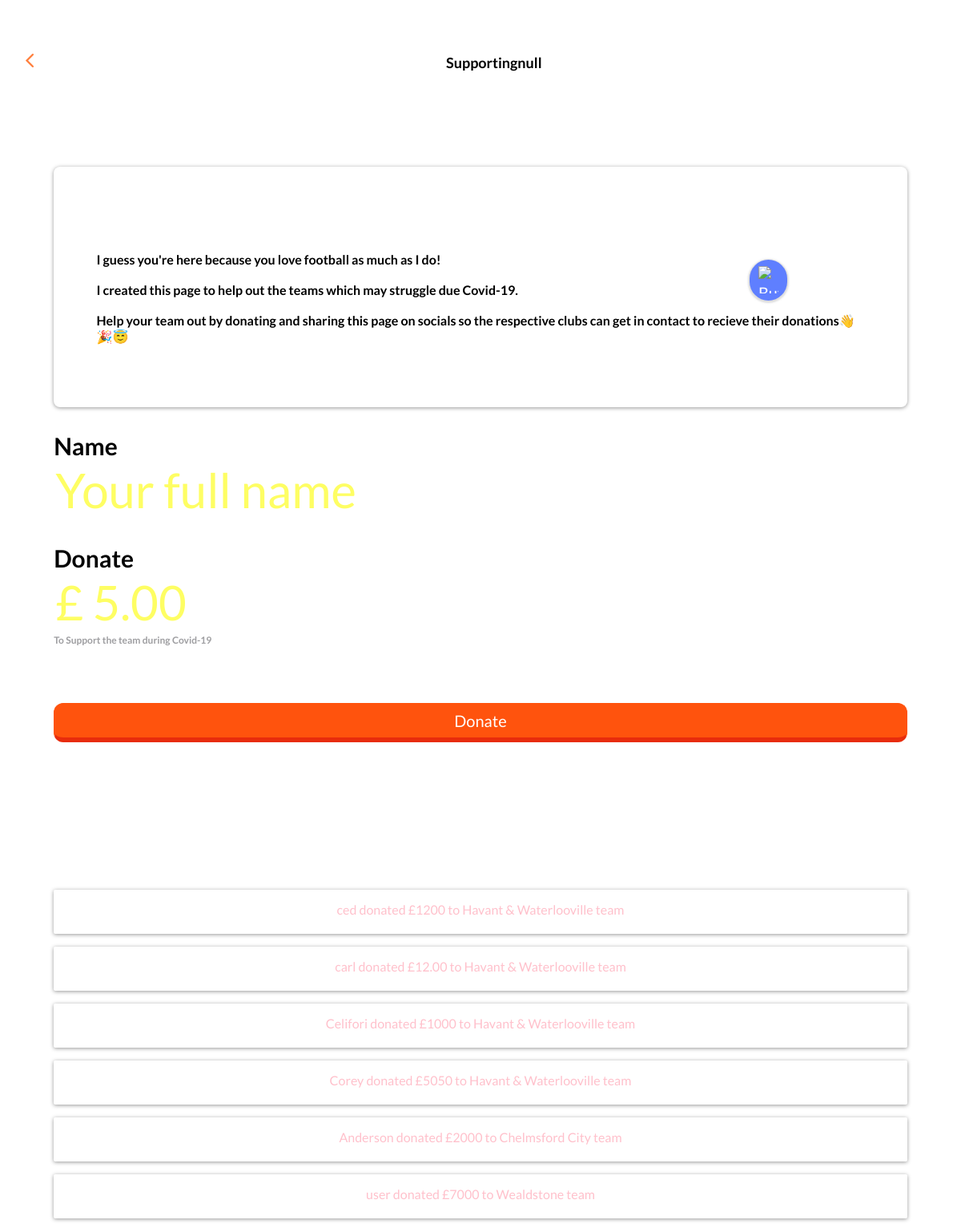
/payments/support/, run on the app's committed database.
### posts/models.py (models this page shows, shortened)
class Posts(models.Model):
    name = models.CharField(max_length=100, default="user")
    value = models.CharField(max_length=100)
    team = models.ForeignKey(Club, on_delete=models.CASCADE, default='SOME STRING')
    class Meta :
        app_label = "posts"

### data/models.py (models this page shows, shortened)
class Club(models.Model):
    team = models.CharField(max_length=120)
    league = models.CharField(max_length=120)
    class Meta:
        app_label = 'data'

### payments/views.py (the view)
# urls.py: path('support/',StripeView.as_view(), name="stripe"),
class StripeView(ListView):
    template_name ="payments/prestripe.html"
    model = Posts
    context_object_name = 'posts'
    def get_queryset(self):
        return Posts.objects.all().order_by('-id')
    def get_context_data(self, **kwargs): #**kwargs is basically a dictionary of any key and value pairs
        context = super().get_context_data(**kwargs) #super() gets the context from the parent class ie StipeViews
        context['key'] = os.environ.get("STRIPE_PUBLISHABLE") #if context contains 'key' in dictionary somwhere set the value to that publishable key
        return context #returns the value for 'key' IN THE TEMPLATE in {{key}}
    @method_decorator(csrf_exempt)
    def dispatch(self, request, *args, **kwargs):
        return super(StripeView, self).dispatch(request, *args, **kwargs)

### payments/templates/payments/prestripe.html (shortened to what this page needs)
{% load static %}
<!DOCTYPE html>
<html>
<head>
    <link rel="stylesheet" type="text/css" href="{% static 'Newkit/style.css' %}" />
</head>
<body onload="getTextContent(window.localStorage.getItem('team_name'));">
    <div style="padding-top:5%;width:100%;">
        <div onclick="location.href='/newkits'" id="arrow_prev">
            <div id="group_82">
                <img id="path_82" src="{% static 'Newkit/Pictures/back-arrow.png' %}">
            </div>
        </div>
        <div style="text-align:center">
            <h1 id="page_title">  </h1>
        </div>
        <a class="bmc-button" target="_blank" href="https://www.buymeacoffee.com/kwWPSZY"><img src="https://cdn.buymeacoffee.com/buttons/bmc-new-btn-logo.svg" alt="Buy me a coffee"></a>
    </div>
    <div id="info-card">
        <h3>
            I guess you're here because you love football as much as I do! </br></br>
            I created this page to help out the teams which may struggle due Covid-19.</br></br>
            Help your team out by donating and sharing this page on socials so the respective clubs can get in contact to recieve their donations&#128075;&#x1F389&#128519;
        </h3>
    </div>
    <div>
        <form id="x" method="POST">
            <h3 id="donate">
                Name
            </h3>
            <input type="text" id="name_input" style="width:90%;" placeholder="Your full name">
            <h3 id="donate">
                Donate
            </h3>
            <input type="text" id="payment_input" style="width:90%;" placeholder="&pound; 5.00"><br /><br />
            <h3 style="font-size:12px;color:#9E9EA1;margin-top:-15px;padding-top:0px;">
                To Support the team during Covid-19
            </h3>
            <button id="submit_value" onclick="showerz();" type="submit">Donate</button>
        </form>
        <div id="posts">
            {% for post in posts %}
            <p id="the-post">{{ post.name }} donated &pound;{{ post.value }} to {{ post.team.team }} team</p>
            {% endfor %}
        </div>
</body>
</html>

### static/Newkit/style.css (style rules this page uses)
::placeholder { content:"joo"; }
h1 { font-family:"Lato"; }
#page_title { font-size: 18px; margin-top:0px; }
h3 { font-family:"Lato"; font-size:16px; padding: 10% 5% 5% 5%; }
#donate { font-size:30px; padding: 0% 0% 0% 0%; margin-left:5%; margin-bottom:0; }
button { display: inline-block; font-size: 20px; font-family:"Lato"; padding: .4em .666666667em; line-height: 1.333333333; font-weight: normal; background-color: #FF530D; border: 0.07143em solid #FF530D; border-radius: .6em; border-bottom: 0.3em solid #E82C0C; postion: absol; color: #fff; margin-left: .3em; margin-bottom: .3em; text-decoration: none; }
#submit_value { width:90%; margin-left:5%; }
#arrow_prev { top: 56px; left: 35px; width: 10.002807617188px; height: 17px; float: left; padding-left:2%; }
#group_82 { top: 120px; left: 13px; width: 10.002807617188px; height: 19px; }
#path_82 { top: 0px; left: 0px; width: 10.002746582031px; height: 17px; }
#info-card { background:#ffffff; border 1px solid black; width:90%; height:300px; margin-left:5%; margin-top:10%; -ms-border-radius: 8px; -o-border-radius: 8px; -moz-border-radius: 8px; -webkit-border-radius: 8px; box-shadow: 0px 1px 5px 0px rgba(0,0,0,0.41); }
#name_input { border:none; font-family:"Lato"; font-size:60px; margin-left:5%; color:#ffaa00; }
#name_input::placeholder { color: #fefe63; }
#payment_input { border:none; font-family:"Lato"; font-size:60px; margin-left:5%; color:#ffaa00; }
#payment_input::placeholder { color: #fefe63; }
#the-post { width:90%; height: 40px; font-family:"Lato"; margin-left:5%; position:relative; text-align:center; padding-top: 15px; -ms-border-radius: 2px; -o-border-radius: 2px; -moz-border-radius: 2px; -webkit-border-radius: 2px; box-shadow: 0px 1px 5px 0px rgba(0,0,0,0.41); color:pink; }

### payments/templates/payments/prestripe.html (style rules this page uses)
.bmc-button img { height: 34px !important; width: 25px !important; margin-bottom: 1px !important; box-shadow: none !important; border: none !important; vertical-align: middle !important; }
.bmc-button { padding: 7px 10px 7px 10px !important; line-height: 35px !important; height: 51px !important; text-decoration: none !important; display: inline-flex !important; color: #ffffff !important; background-color: #5F7FFF !important; border-radius: 35px !important; border: 1px solid transparent !important; padding: 7px 10px 7px 10px !important; font-size: 20px !important; letter-spacing: -0.08px !important; box-shadow: 0px 1px 2px rgba(190, 190, 190, 0.5) !important; -webkit-box-shadow: 0px 1px 2px 2px rgba(190, 190, 190, 0.5) !important; margin: 0 auto !important; font-family: 'Lato', sans-serif !important; -webkit-box-sizing: border-box !important; box-sizing: border-box !important; -o-transition: 0.3s all linear !important; -webkit-transition: 0.3s all linear !important; position: absolute; top: 324px; left: 78%; -moz-transition: 0.3s all linear !important; -ms-transition: 0.3s all linear !important; transition: 0.3s all linear !important; }

### data on the page
Posts: name "ced", value "1200", team.team "Havant & Waterlooville"
Posts: name "carl", value "12.00", team.team "Havant & Waterlooville"
Posts: name "Celifori", value "1000", team.team "Havant & Waterlooville"
Posts: name "Corey", value "5050", team.team "Havant & Waterlooville"
Posts: name "Anderson", value "2000", team.team "Chelmsford City"
Posts: name "user", value "7000", team.team "Wealdstone"
